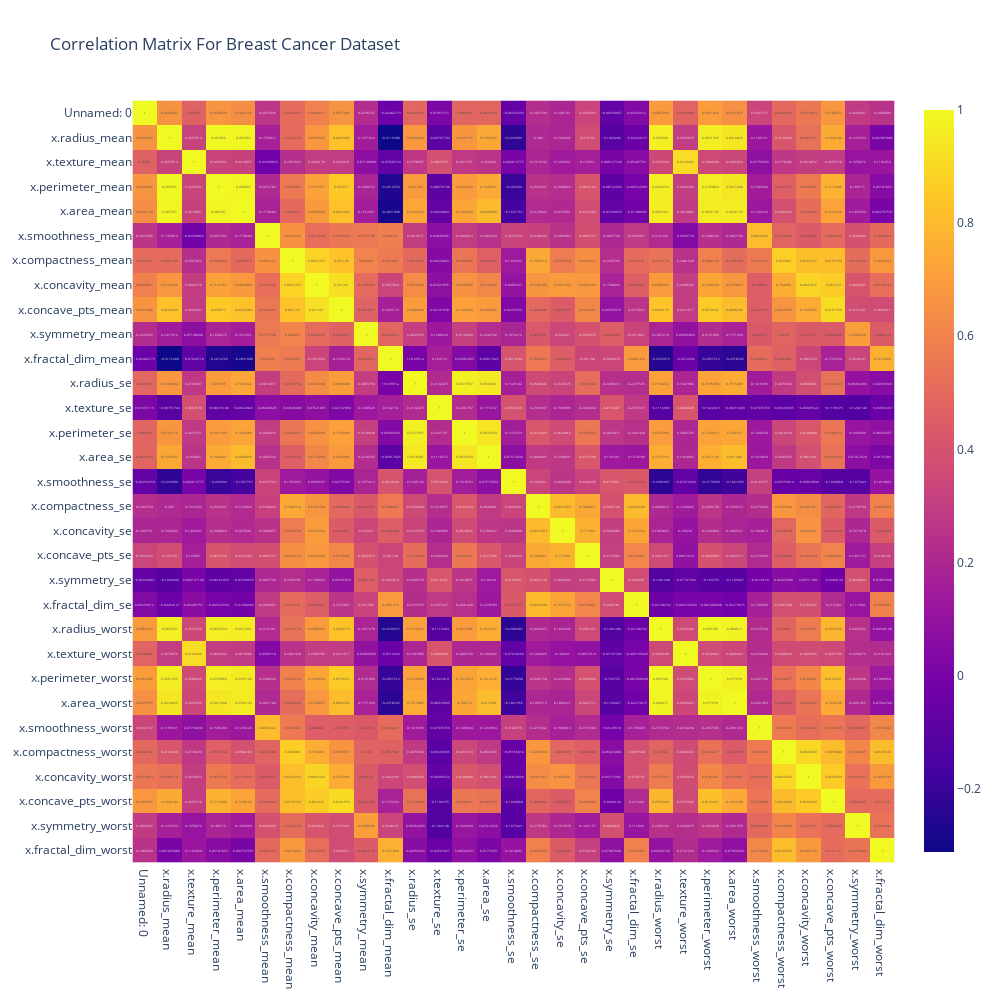

The cell this chart's notebook holds for it:
### Code cell
fig = px.imshow(df.drop("y", axis=1).corr(), width=1000, height=1000, text_auto=True, title="Correlation Matrix For Breast Cancer Dataset")
fig.show()

### Figure 1 — Plotly figure (JSON) as saved in the notebook; plotly's stock layout.template omitted (floating-point values rounded to 4 significant figures; data arrays with more than 128 entries replaced by an {"elided": "..."} marker saying what was removed)
{"data": [{"coloraxis": "coloraxis", "name": "0", "texttemplate": "%{z}", "x": ["Unnamed: 0", "x.radius_mean", "x.texture_mean", "x.perimeter_mean", "x.area_mean", "x.smoothness_mean", "x.compactness_mean", "x.concavity_mean", "x.concave_pts_mean", "x.symmetry_mean", "x.fractal_dim_mean", "x.radius_se", "x.texture_se", "x.perimeter_se", "x.area_se", "x.smoothness_se", "x.compactness_se", "x.concavity_se", "x.concave_pts_se", "x.symmetry_se", "x.fractal_dim_se", "x.radius_worst", "x.texture_worst", "x.perimeter_worst", "x.area_worst", "x.smoothness_worst", "x.compactness_worst", "x.concavity_worst", "x.concave_pts_worst", "x.symmetry_worst", "x.fractal_dim_worst"], "y": ["Unnamed: 0", "x.radius_mean", "x.texture_mean", "x.perimeter_mean", "x.area_mean", "x.smoothness_mean", "x.compactness_mean", "x.concavity_mean", "x.concave_pts_mean", "x.symmetry_mean", "x.fractal_dim_mean", "x.radius_se", "x.texture_se", "x.perimeter_se", "x.area_se", "x.smoothness_se", "x.compactness_se", "x.concavity_se", "x.concave_pts_se", "x.symmetry_se", "x.fractal_dim_se", "x.radius_worst", "x.texture_worst", "x.perimeter_worst", "x.area_worst", "x.smoothness_worst", "x.compactness_worst", "x.concavity_worst", "x.concave_pts_worst", "x.symmetry_worst", "x.fractal_dim_worst"], "z": {"elided": "31x31 float values"}, "type": "heatmap", "xaxis": "x", "yaxis": "y", "hovertemplate": "x: %{x}<br>y: %{y}<br>color: %{z}<extra></extra>"}], "layout": {"xaxis": {"anchor": "y", "domain": [0.0, 1.0], "scaleanchor": "y", "constrain": "domain"}, "yaxis": {"anchor": "x", "domain": [0.0, 1.0], "autorange": "reversed", "constrain": "domain"}, "coloraxis": {"colorscale": [[0.0, "#0d0887"], [0.1111, "#46039f"], [0.2222, "#7201a8"], [0.3333, "#9c179e"], [0.4444, "#bd3786"], [0.5556, "#d8576b"], [0.6667, "#ed7953"], [0.7778, "#fb9f3a"], [0.8889, "#fdca26"], [1.0, "#f0f921"]]}, "title": {"text": "Correlation Matrix For Breast Cancer Dataset"}, "height": 1000, "width": 1000}}
